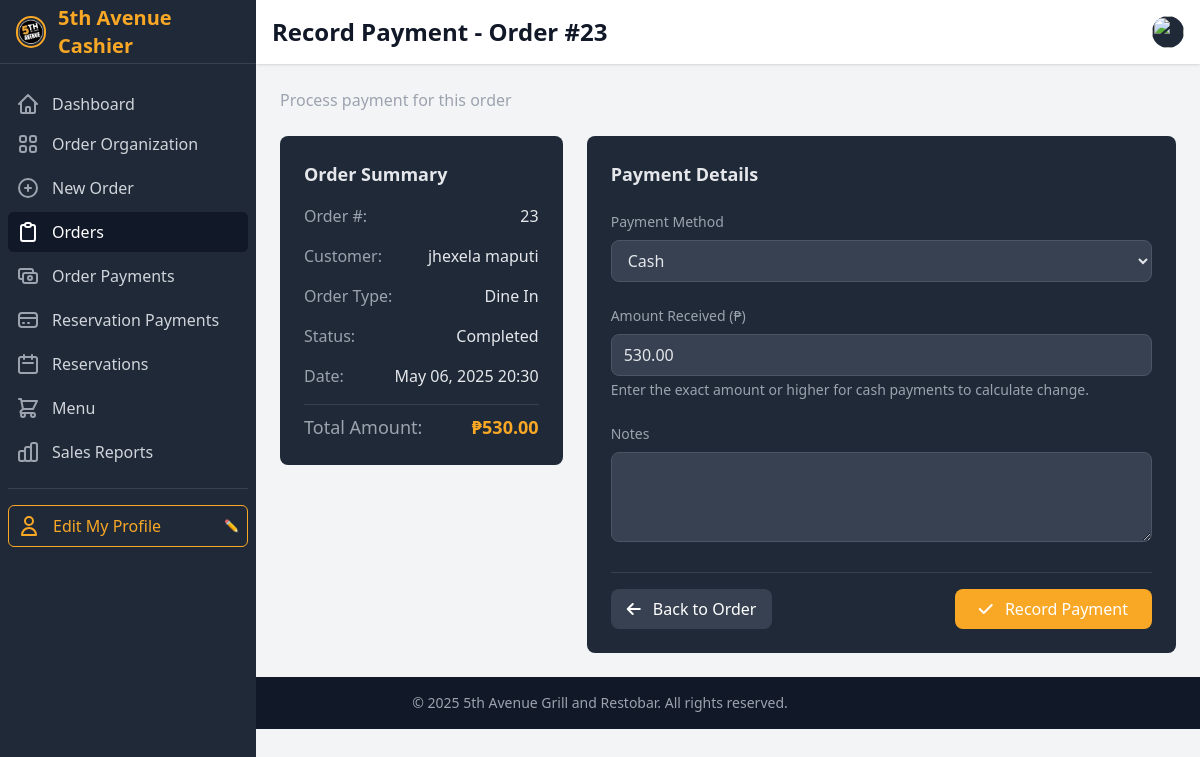
Screenshot of /cashier/order/23/payment/ (signed in) with the database file from the repository.
### ecommerce/models.py (models this page shows, shortened)
class Order(models.Model):
    STATUS_CHOICES = [
        ('PENDING', 'Pending'),
        ('PREPARING', 'Preparing'),
        ('READY', 'Ready for Pickup'),
        ('COMPLETED', 'Completed'),
        ('CANCELLED', 'Cancelled')
    ]
    CANCELLATION_REASON_CHOICES = [
        ('CUSTOMER_REQUEST', 'Customer Request'),
        ('PAYMENT_ISSUE', 'Payment Issue'),
        ('OUT_OF_STOCK', 'Items Out of Stock'),
        ('STORE_CLOSED', 'Store Closed'),
        ('DUPLICATE_ORDER', 'Duplicate Order'),
        ('OTHER', 'Other Reason')
    ]
    ORDER_TYPE_CHOICES = [
        ('DELIVERY', 'Delivery'),
        ('PICKUP', 'Pickup'),
        ('DINE_IN', 'Dine In'),
    ]
    PAYMENT_METHOD_CHOICES = [
        ('CASH', 'Cash'),
        ('CASH_ON_HAND', 'Cash on Hand'),
        ('CARD', 'Credit/Debit Card'),
        ('GCASH', 'GCash'),
        ('ONLINE', 'Other Online Payment'),
    ]
    PAYMENT_STATUS_CHOICES = [
        ('UNPAID', 'Unpaid'),
        ('PAID', 'Paid'),
        ('FAILED', 'Failed'),
        ('REFUNDED', 'Refunded'),
    ]
    user = models.ForeignKey(User, on_delete=models.CASCADE, related_name='orders')
    created_by = models.ForeignKey(User, on_delete=models.SET_NULL, related_name='created_orders', null=True, blank=True)
    customer_name = models.CharField(max_length=100, blank=True)
    customer_phone = models.CharField(max_length=20, blank=True)
    items = models.ManyToManyField(MenuItem, through='OrderItem')
    status = models.CharField(max_length=20, choices=STATUS_CHOICES, default='PENDING')
    order_type = models.CharField(max_length=20, choices=ORDER_TYPE_CHOICES, default='DELIVERY')
    payment_method = models.CharField(max_length=20, choices=PAYMENT_METHOD_CHOICES, default='CASH')
    payment_status = models.CharField(max_length=20, choices=PAYMENT_STATUS_CHOICES, default='UNPAID')
    total_amount = models.DecimalField(max_digits=10, decimal_places=2)
    tax_amount = models.DecimalField(max_digits=10, decimal_places=2, default=0)
    delivery_fee = models.DecimalField(max_digits=10, decimal_places=2, default=0)
    discount_amount = models.DecimalField(max_digits=10, decimal_places=2, default=0)
    delivery_address = models.TextField(blank=True, null=True)
    contact_number = models.CharField(max_length=20, blank=True, null=True)
    table_number = models.CharField(max_length=20, blank=True)
    number_of_guests = models.PositiveIntegerField(default=1)
    server_assigned = models.ForeignKey(User, on_delete=models.SET_NULL, related_name='served_orders', null=True, blank=True)
    estimated_dining_time = models.PositiveIntegerField(default=60, help_text='Estimated dining time in minutes')
    split_bill = models.BooleanField(default=False)
    split_type = models.CharField(max_length=20, choices=[('EQUAL', 'Equal Split'), ('CUSTOM', 'Custom Split')], default='EQUAL')
    split_ways = models.PositiveIntegerField(default=2)
    cash_on_hand = models.DecimalField(max_digits=10, decimal_places=2, default=0)
    change_amount = models.DecimalField(max_digits=10, decimal_places=2, default=0)
    estimated_preparation_time = models.PositiveIntegerField(default=30, help_text='Estimated preparation time in minutes')
    special_instructions = models.TextField(blank=True)
    created_at = models.DateTimeField(auto_now_add=True)
    updated_at = models.DateTimeField(auto_now=True)
    preparing_at = models.DateTimeField(null=True, blank=True)
    ready_at = models.DateTimeField(null=True, blank=True)
    completed_at = models.DateTimeField(null=True, blank=True)
    cancelled_at = models.DateTimeField(null=True, blank=True)
    cancellation_reason = models.CharField(max_length=50, choices=CANCELLATION_REASON_CHOICES, blank=True, null=True)
    cancellation_notes = models.TextField(blank=True, null=True)
    cancelled_by = models.ForeignKey(User, on_delete=models.SET_NULL, null=True, blank=True, related_name='cancelled_orders')
    reservation = models.ForeignKey('Reservation', on_delete=models.SET_NULL, null=True, blank=True, related_name='orders')
    class Meta:
        ordering = ['-created_at']

### ecommerce/cashier.py (the view, shortened to what this page needs)
# urls.py: path('cashier/order/<int:order_id>/payment/', record_payment, name='record_payment'),
@login_required
def record_payment(request, order_id):
    order = get_object_or_404(Order, id=order_id)
    if order.payment_status == 'PAID':
        messages.warning(request, f'Order #{order.id} is already marked as paid')
        return redirect('view_order', order_id=order.id)
    context = {
        'order': order,
        'payment_methods': Order.PAYMENT_METHOD_CHOICES,
        'active_section': 'orders'
    }
    return render(request, 'cashier/record_payment.html', context)

### ecommerce/context_processors.py (called while the page is built, shortened)
def cart_processor(request):
    return {
        'cart_count': get_cart_count(request)
    }

def customer_notification_processor(request):
    notifications = []
    return {
        'customer_notifications': notifications,
        'customer_notification_count': len(notifications)
    }

### ecommerce/templatetags/custom_filters.py (called while the page is built)
@register.filter
def currency(value):
    try:
        return f"₱{float(value):,.2f}"
    except (ValueError, TypeError):
        return value

### ecommerce/views.py (called while the page is built)
def get_cart_count(request):
    if request.user.is_authenticated:
        try:
            cart = Cart.objects.get(user=request.user)
            return sum(item.quantity for item in cart.cart_items.all())
        except Cart.DoesNotExist:
            return 0
    else:
        cart = request.session.get('cart', {})
        return sum(cart.values())

### templates/cashier/record_payment.html (shortened to what this page needs)
{% extends 'cashier/base.html' %}
{% load custom_filters %}
{% block page_title %}Record Payment - Order #{{ order.id }}{% endblock page_title %}
{% block page_subtitle %}Process payment for this order{% endblock page_subtitle %}
{% block content %}
<div class="space-y-8">
    <div class="grid grid-cols-1 md:grid-cols-3 gap-6">
        <div class="md:col-span-1">
            <div class="card p-6">
                <h3 class="text-lg font-semibold mb-4">Order Summary</h3>
                <div class="space-y-4">
                    <div class="flex justify-between">
                        <span class="text-gray-400">Order #:</span>
                        <span class="font-medium">{{ order.id }}</span>
                    </div>
                    <div class="flex justify-between">
                        <span class="text-gray-400">Customer:</span>
                        <span class="font-medium">{{ order.customer_name }}</span>
                    </div>
                    <div class="flex justify-between">
                        <span class="text-gray-400">Order Type:</span>
                        <span class="font-medium">{{ order.get_order_type_display }}</span>
                    </div>
                    <div class="flex justify-between">
                        <span class="text-gray-400">Status:</span>
                        <span class="font-medium">{{ order.get_status_display }}</span>
                    </div>
                    <div class="flex justify-between">
                        <span class="text-gray-400">Date:</span>
                        <span class="font-medium">{{ order.created_at|date:"M d, Y H:i" }}</span>
                    </div>
                    <div class="border-t border-gray-700 my-2 pt-2">
                        <div class="flex justify-between text-lg">
                            <span class="text-gray-400">Total Amount:</span>
                            <span class="font-bold text-food-gold">{{ order.total_amount|currency }}</span>
                        </div>
                    </div>
                </div>
            </div>
        </div>
        <div class="md:col-span-2">
            <div class="card p-6">
                <h3 class="text-lg font-semibold mb-4">Payment Details</h3>
                <form method="POST" class="space-y-6">
                    <div>
                        <label for="payment_method" class="block text-sm font-medium text-gray-400 mb-2">Payment Method</label>
                        <select name="payment_method" id="payment_method" required
                               class="w-full px-3 py-2 bg-gray-700 border border-gray-600 rounded-lg focus:outline-none focus:border-food-gold">
                            {% for method_code, method_name in payment_methods %}
                            <option value="{{ method_code }}">{{ method_name }}</option>
                            {% endfor %}
                        </select>
                    </div>
                    <div>
                        <label for="amount" class="block text-sm font-medium text-gray-400 mb-2">Amount Received (₱)</label>
                        <input type="number" name="amount" id="amount" step="0.01" min="{{ order.total_amount }}" value="{{ order.total_amount }}" required
                               class="w-full px-3 py-2 bg-gray-700 border border-gray-600 rounded-lg focus:outline-none focus:border-food-gold">
                        <p class="text-sm text-gray-400 mt-1">Enter the exact amount or higher for cash payments to calculate change.</p>
                    </div>
                    <div>
                        <label for="notes" class="block text-sm font-medium text-gray-400 mb-2">Notes</label>
                        <textarea name="notes" id="notes" rows="3"
                                 class="w-full px-3 py-2 bg-gray-700 border border-gray-600 rounded-lg focus:outline-none focus:border-food-gold"></textarea>
                    </div>
                    <div class="flex justify-between pt-4 border-t border-gray-700">
                        <a href="{% url 'view_order' order.id %}" class="px-4 py-2 bg-gray-700 hover:bg-gray-600 text-white rounded-lg transition duration-200">
                            <i class="fas fa-arrow-left mr-2"></i> Back to Order
                        </a>
                        <button type="submit" class="px-6 py-2 bg-food-gold hover:bg-food-gold-light text-white font-medium rounded-lg transition duration-200">
                            <i class="fas fa-check mr-2"></i> Record Payment
                        </button>
                    </div>
                </form>
            </div>
        </div>
    </div>
</div>
{% endblock content %}

### templates/cashier/base.html (style rules this page uses)
body { background-color: #121212; color: #E5E7EB; }
.card { background-color: #1F2937; border-radius: 0.5rem; }

### rows the page displays
Order: id "23", customer_name "jhexela maputi", order_type "Dine In", status "Completed", created_at "May 06, 2025 20:30", total_amount "₱530.00", amount "530.00"

### other values shown
form field payment_method "Cash"
